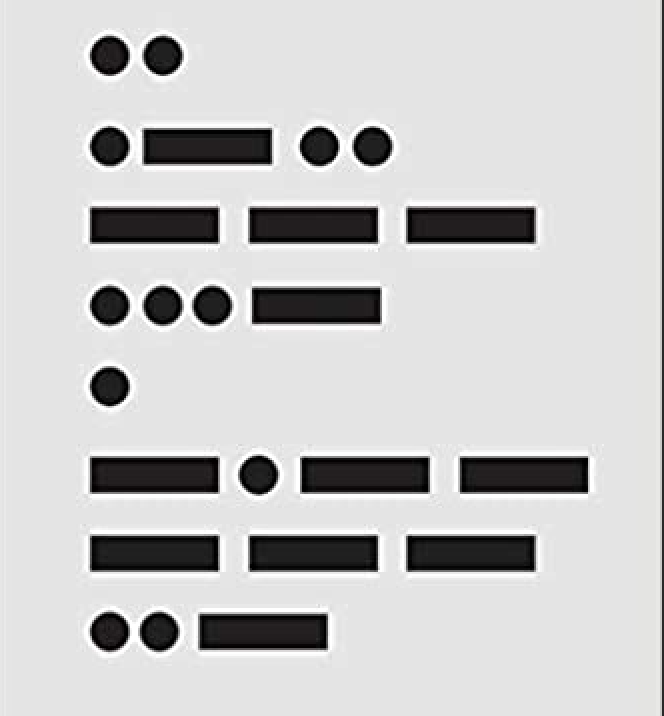
#> input picture input_images/digital0.jpg, 664 x 716 px
$ jupyter execute --allow-errors PartialReport.ipynb
#> lines starting #> are read from the running program, lines starting #| are printed output that depends on the picture; after the words box and inside, x2 and y2 are one past the last pixel; in counts of white or black regions, pixels touching at a corner belong together
# Partial Report

- David Cairuz da Silva, 10830061, davidcairuz@usp.br
- Luiza Pereira Pinto Machado, 7564426, lmach@usp.br
- Maria Fernanda Lucio de Mello, 11320860, mariafernanda.mello@usp.br
- Marina Fontes Alcantara Machado, 10692040, marina.fmachado@usp.br

[cell 1]
import numpy as np
import cv2
import matplotlib.pyplot as plt

## Processing the Image

[cell 2]
debug = True

[cell 3]
image = cv2.imread('input_images/digital0.jpg',)
#> image is the input picture: shape (716, 664, 3); mean B, G, R 199, 199, 199.2
image = cv2.resize(image, (420,590))
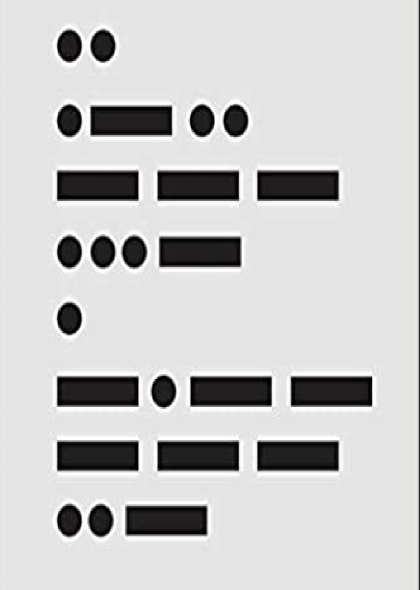
#> image: shape (590, 420, 3); mean B, G, R 199, 199, 199.3

fig, ax = plt.subplots(figsize=(9, 9))
ax.imshow(image)
ax.set_aspect('auto')
plt.title('Original image')
plt.show()

The first step is to turn the image to gray scale to prepare it for further processing

[cell 4]
gray_image = cv2.cvtColor(image,cv2.COLOR_BGR2GRAY)

fig, ax = plt.subplots(figsize=(9, 9))
ax.imshow(gray_image, cmap='gray')
ax.set_aspect('auto')
plt.title('Gray image')
plt.show()

Next up, the image is segmented using the adaptive thresholding technique, which considers different thresholds for different areas of the image. To decide how the threshold value is calculated, the gaussian-weighted sum of neighbourhood values is used as well as the function THRESH_BINARY_INV, which sets the max value to whatever is different from zero.

[cell 5]
seg_image = cv2.adaptiveThreshold(gray_image,255,cv2.ADAPTIVE_THRESH_GAUSSIAN_C,cv2.THRESH_BINARY_INV,45,15)
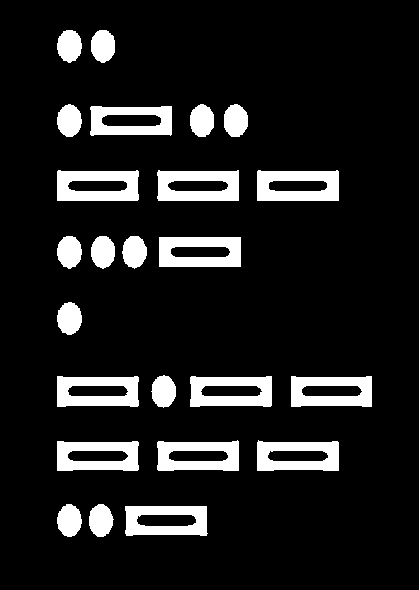
#> seg_image: shape (590, 420); 12.1% white; 25 white regions, largest, box (x1, y1, x2, y2) and area: (257, 170, 339, 201) 1910, (159, 237, 241, 267) 1898, (57, 170, 139, 201) 1890

fig, ax = plt.subplots(figsize=(9, 9))
ax.imshow(seg_image, cmap='gray')
ax.set_aspect('auto')
plt.title('Segmented image')
plt.show()

The second step aims to morphologically transform the image in order to make it easier to deal with it later on. The transformation used is the opening, which consists on an erosion followed by a dilation. The erosion transformation is responsible for removing any pixels with a different color form the background that is not within the limits of the foreground object. Afterwards, the dilation transformation takes part in the process, executing the opposite of what erosion just did. It turns any pixel element into '1' if at least one pixel under the kernel is '1'. This increases the area of the foregroung object. The reason why theses two transformations are used in the specific order is that erosion removes white noises while it also shrinks the object. Dilation, then, is used to increase the object size once again.

[cell 6]
kernel = np.ones((5,5),np.uint8)
open_image = cv2.morphologyEx(seg_image, cv2.MORPH_OPEN, kernel)
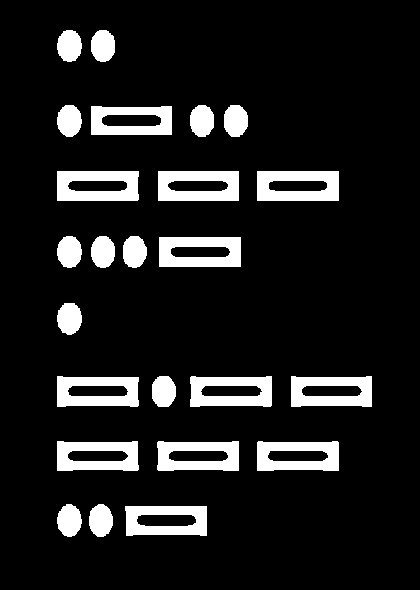
#> open_image: shape (590, 420); 11.8% white; 24 white regions, largest, box (x1, y1, x2, y2) and area: (257, 171, 339, 201) 1905, (159, 237, 241, 267) 1898, (57, 171, 139, 201) 1885

fig, ax = plt.subplots(figsize=(9, 9))
ax.imshow(open_image, cmap='gray')
ax.set_aspect('auto')
plt.title('Image after `opening`')
plt.show()

For the handwritten images it was necessary, in addition to the morphological operations already performed, to perform a dilation, since they are not as well delineated and filled out as the digital ones.

[cell 7]
kernel = np.ones((5,5),np.uint8)
dilated_image = cv2.dilate(open_image,kernel,iterations = 1)
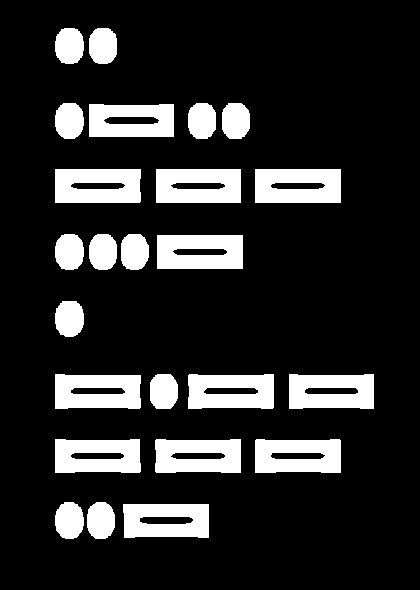
#> dilated_image: shape (590, 420); 16.5% white; 24 white regions

fig, ax = plt.subplots(figsize=(9, 9))
ax.imshow(dilated_image, cmap='gray')
ax.set_aspect('auto')
plt.title('Image after dilation')
plt.show()

After this process comes the part of turning the shapes into rectangles. To do this, we find the contours of each of these shapes, look for the polygon that most closely matches the shape found, and trace it. After that, we draw the rectangle that bounds each countour, completing the transformation.

[cell 8]
contour = cv2.findContours(dilated_image.copy(),cv2.RETR_TREE,cv2.CHAIN_APPROX_SIMPLE)[0]
#> contour = 36 contours; largest, box (x1, y1, x2, y2) and area: (157, 235, 243, 269) 2805, (255, 169, 341, 203) 2805, (55, 169, 141, 203) 2792, (156, 169, 241, 203) 2772, (188, 374, 274, 409) 2753
copyImage = np.zeros((image.shape[0],image.shape[1],3),dtype='uint8')

[cell 9]
for cnt in contour:
    approx = cv2.approxPolyDP(cnt, 0.001, True) # approximates the shape of a contour to the shape of a polygon
    hull = cv2.convexHull(approx) # creates a convex polygon based on the approximation

    # draws the rectangle that bounds each contour as explained in https://www.pythonpool.com/cv2-boundingrect/
    x, y, w, h = cv2.boundingRect(hull)
    cv2.rectangle(copyImage, (x,y), (x+w,y+h), (0,255,0), -1)
#> this loop made 36 passes
#> (x, y, w, h) on passes 1, 2, 3, 4, 5, 6, 7, 8, 9, 10, 12, 13: (123, 504, 86, 34), (139, 516, 55, 9), (87, 502, 28, 37), (55, 502, 29, 37), (255, 439, 86, 34), (270, 452, 56, 8), (155, 439, 86, 34), (170, 452, 56, 8), (55, 439, 86, 34), (70, 452, 55, 8), (304, 387, 55, 8), (188, 374, 86, 35)
#> (approx, hull, x, y, w, h) on passes 19, 24, 26: ([[157, 235], [157, 268], [242, 268], [242, 235]], [[242, 235], [242, 268], [157, 268], [157, 235]], 157, 235, 86, 34), ([[255, 169], [255, 202], [340, 202], [340, 169]], [[340, 169], [340, 202], [255, 202], [255, 169]], 255, 169, 86, 34), ([[156, 169], [156, 202], [240, 202], [240, 169]], [[240, 169], [240, 202], [156, 202], [156, 169]], 156, 169, 85, 34)
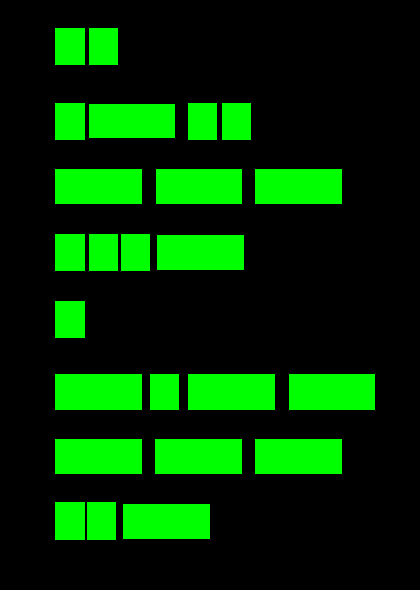
#> copyImage: shape (590, 420, 3); mean of channels 0, 1, 2 0, 51.1, 0; drawn as B, G, R

[cell 10]
copyImage = copyImage[:,:,1]
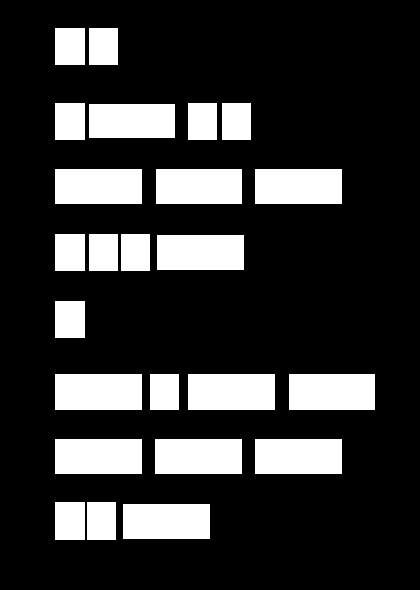
#> copyImage: shape (590, 420); 20.1% white; 24 white regions, largest, box (x1, y1, x2, y2) and area: (55, 374, 142, 410) 3132, (188, 374, 275, 410) 3132, (289, 374, 375, 410) 3096
image = cv2.resize(copyImage,(420,590),interpolation=cv2.INTER_CUBIC)

fig, ax = plt.subplots(figsize=(9, 9))
ax.imshow(image, cmap='gray')
ax.set_aspect('auto')
plt.title('Image after convex hull')
plt.show()

## From Image to Morse

Following, the image as a whole is analyzed, pixel by pixel. The differentiation between the dot and the dash is made by measuring the width of a line of white pixels which, at this point of the development of the project, was chosen as the color of contrast. The background is currently set as black. This function is not working properly yet and we believe the last step of image processing might fix it.

[cell 11]
def image_to_morse(image, line_threshold=30):
#> called with line_threshold = 30
    x,y = image.shape
#> x = 590; y = 420

    morse = []
    result = []
    coordinates_list = []

    # Walking through image pixels (verticaly)
    for i in range(x):
        black_count, white_count = 0, 0
        morse_char = ''
        start_coord = (0,0)

        # Walking through image pixels (horizontaly)
        # If colored pixels are found, depending on how many there are,
        # text is added to the variable containing the morse code information
        for j in range(y):
            if image[i, j] == 0:
                if white_count >= line_threshold:
                    morse_char += '_'
                elif white_count < line_threshold and white_count >= 10:
                    morse_char += '.'

                black_count += 1
                white_count = 0

            # Updating starting point
            # If no colored pixels are found, the search moves forward
            elif image[i,j] > 0:
                if start_coord == (0,0):
                    start_coord = (i,j)

                black_count = 0
                white_count += 1

        # If any morse code information was found, the start coordinate is updated
        if morse_char != '':
            coordinates_list.append((start_coord[1], start_coord[0]))
            morse.append(morse_char)

            start_coord = (0,0)

        # Has some text
        elif len(morse):
            data = ''
            max_ = 0
            for i, item in enumerate(morse):
                if len(item) > max_:
                    max_ = len(item)
                    data = item
            morse = []
            result.append(data)
#> after the loop, data = '_._'; max_ = 3; morse = []


    return result

Finally, after the set of dots and dashes have been recognized from the image and turned into text, a simple translation is made using a input dictionary from Morse code to the Latin alphabet.

[cell 12]
dict_morse_to_text = {'._':'A','_...':'B','_._.':'C','_..':'D','.':'E',
                      '.._.':'F','__.':'G','....':'H','..':'I','.___':'J',
                      '_._':'K','._..':'L','__':'M','_.':'N','___':'O',
                      '.__.':'P','__._':'Q','._.':'R','...':'S','_':'T',
                      '.._':'U','..._':'V','.__':'W','_.._':'X','_.__':'Y',
                      '__..1':'Z'}

def decode(morse):
    output = ''
#> output = ''
    for code in morse:
        if len(code) < 5:
            output += dict_morse_to_text[code]

    print(f'Coded Message: {morse}')
    print(f'Decoded Message: {output}')
